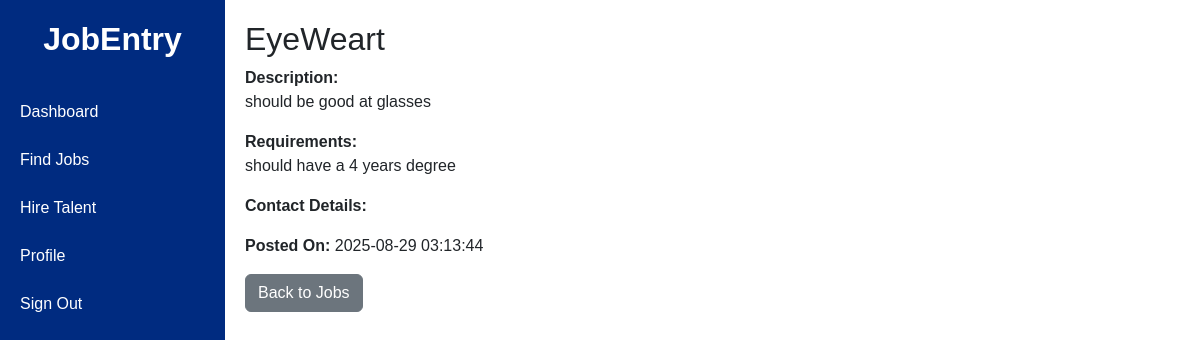
The app's page /tina/view_job.php?id=2 with its own data.
### tables this page shows
CREATE TABLE `jobs` (
  `id` int(11) NOT NULL,
  `title` varchar(255) NOT NULL,
  `description` text NOT NULL,
  `requirements` text DEFAULT NULL,
  `salary` varchar(100) DEFAULT NULL,
  `location` varchar(255) DEFAULT NULL,
  `employment_type` enum('Full-time','Part-time','Contract','Internship') DEFAULT 'Full-time',
  `contact_name` varchar(255) DEFAULT NULL,
  `contact_email` varchar(255) DEFAULT NULL,
  `contact_phone` varchar(50) DEFAULT NULL,
  `category` varchar(100) DEFAULT NULL,
  `created_at` timestamp NOT NULL DEFAULT current_timestamp()
);

### htdocs/tina/view_job.php (the view, shortened to what this page needs)
<?php
include 'job_db.php';
$id = intval($_GET['id']);
$result = $conn->query("SELECT * FROM jobs WHERE id = $id");
$job = $result->fetch_assoc();
?>
<!DOCTYPE html>
<html lang="en">
<head>
  <link href="https://cdn.jsdelivr.net/npm/bootstrap@5.3.2/dist/css/bootstrap.min.css" rel="stylesheet">
</head>
<body>
<div class="sidebar">
    <h2>JobEntry</h2>
    <a href="dashboard.php">Dashboard</a>
    <a href="find_jobs.php">Find Jobs</a>
    <a href="hire_talent.php">Hire Talent</a>
    <a href="profile.php">Profile</a>
    <a href="logout.php">Sign Out</a>
</div>
<div class="main-content">
  <h2><?php echo htmlspecialchars($job['title']); ?></h2>
  <p><strong>Description:</strong><br><?php echo nl2br(htmlspecialchars($job['description'])); ?></p>
  <p><strong>Requirements:</strong><br><?php echo nl2br(htmlspecialchars($job['requirements'])); ?></p>
  <p><strong>Contact Details:</strong><br><?php echo nl2br(htmlspecialchars($job['contact'])); ?></p>
  <p><strong>Posted On:</strong> <?php echo $job['created_at']; ?></p>
<a href="find_jobs.php" class="btn btn-secondary">Back to Jobs</a>
</div>
</body>
</html>

### htdocs/tina/view_job.php (style rules this page uses)
body { margin: 0; font-family: Arial, sans-serif; }
.sidebar { height: 100vh; width: 225px; position: fixed; top: 0; left: 0; background-color: #002b80; padding-top: 20px; }
.sidebar h2 { color: white; text-align: center; font-weight: bold; margin-bottom: 30px; }
.sidebar a { padding: 12px 20px; display: block; color: white; text-decoration: none; }
.main-content { margin-left: 225px; padding: 20px; }

### records on screen
jobs: title "EyeWeart", description "should be good at glasses", requirements "should have a 4 years degree", created_at "2025-08-29 03:13:44"
